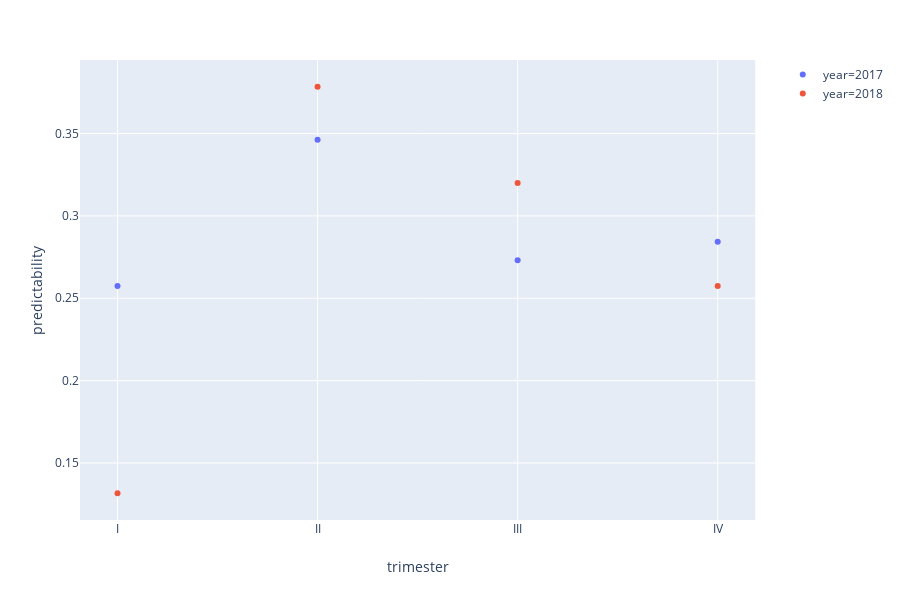

Here is the notebook cell this chart was saved with:
### Code cell
df_localidad = df_prediction[df_prediction["localidad"] == "LOS MARTIRES"]
fig = px.scatter(df_localidad, x="trimester", y="predictability",color="year")
fig.show()

### Figure 1 — Plotly figure (JSON) as saved in the notebook; plotly's stock layout.template omitted (floating-point values rounded to 4 significant figures)
{"data": [{"hoverlabel": {"namelength": 0}, "hovertemplate": "year=2017<br>trimester=%{x}<br>predictability=%{y}", "legendgroup": "year=2017", "marker": {"color": "#636efa", "symbol": "circle"}, "mode": "markers", "name": "year=2017", "showlegend": true, "type": "scatter", "x": ["I", "II", "III", "IV"], "xaxis": "x", "y": ["0.25743795836224403", "0.34623315129750387", "0.27304475230525727", "0.28431390883070706"], "yaxis": "y"}, {"hoverlabel": {"namelength": 0}, "hovertemplate": "year=2018<br>trimester=%{x}<br>predictability=%{y}", "legendgroup": "year=2018", "marker": {"color": "#EF553B", "symbol": "circle"}, "mode": "markers", "name": "year=2018", "showlegend": true, "type": "scatter", "x": ["I", "II", "III", "IV"], "xaxis": "x", "y": ["0.1316423280475134", "0.3784043402477292", "0.3199864786958261", "0.25740924580056546"], "yaxis": "y"}], "layout": {"height": 600, "legend": {"tracegroupgap": 0}, "margin": {"t": 60}, "xaxis": {"anchor": "y", "domain": [0, 0.98], "title": {"text": "trimester"}}, "yaxis": {"anchor": "x", "domain": [0, 1], "title": {"text": "predictability"}}}}
